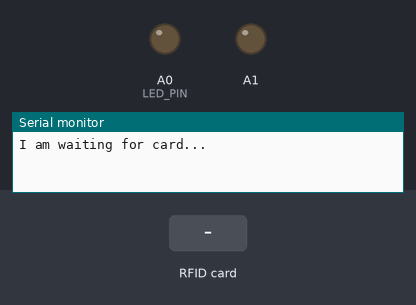
A sketch run on a simulated Arduino Uno, built with avr-gcc and run on an emulated ATmega328P. Parts: output pins drawn as LEDs (lit = HIGH), the last lines printed to the serial monitor. The inputs (shaded band) are chosen by the test bench. Pins used as bus, display or sensor lines are not drawn.

Above: at 1.2 s.
1.3 s: RFID card 20 CC 6F 85 held to the reader
At 3.2 s:
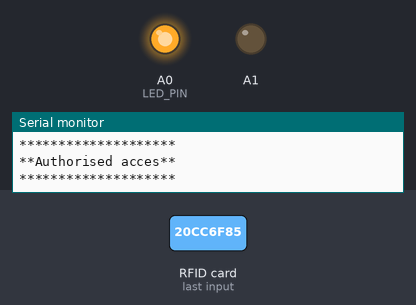
Timing chart, 0 to 8.8 s (numbered marks = the images above; inputs shaded):
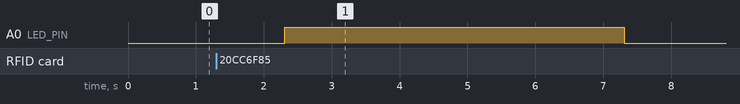

The sketch:

rfid_v1.ino
```cpp
#include <MFRC522.h>
#include <MFRC522Extended.h>

#include "SPI.h"
#include "MFRC522.h"

#define SS_PIN 10
#define RST_PIN 9
#define LED_PIN A0
#define LED_PIN A1

MFRC522 rfid(SS_PIN, RST_PIN);

MFRC522::MIFARE_Key key;

void setup() {
  // put your setup code here, to run once:
  Serial.begin(9600);
  SPI.begin();
  rfid.PCD_Init();
  pinMode(A0, OUTPUT);
  pinMode(A1, OUTPUT);
  Serial.println("I am waiting for card...");
}

void loop() {
  // put your main code here, to run repeatedly:
  if (!rfid.PICC_IsNewCardPresent() || !rfid.PICC_ReadCardSerial())
    return;

  // Serial.print(F("PICC type: "));
  MFRC522::PICC_Type piccType = rfid.PICC_GetType(rfid.uid.sak);
  // Serial.println(rfid.PICC_GetTypeName(piccType));

  // Check is the PICC of Classic MIFARE type
  if (piccType != MFRC522::PICC_TYPE_MIFARE_MINI &&
      piccType != MFRC522::PICC_TYPE_MIFARE_1K &&
      piccType != MFRC522::PICC_TYPE_MIFARE_4K) {
    Serial.println(F("Your tag is not of type MIFARE Classic."));
    return;
  }
  String strID = "";
  for (byte i = 0; i < 4; i++) {
    strID +=
      (rfid.uid.uidByte[i] < 0x10 ? "0" : "") +
      String(rfid.uid.uidByte[i], HEX) +
      (i != 3 ? ":" : "");
  }

  strID.toUpperCase();
  Serial.print("Tap card key: ");
  Serial.println(strID);
  delay(1000);

  if (strID.indexOf("20:CC:6F:85") >= 0) {  //put your own tap card key;
    Serial.println("********************");
    Serial.println("**Authorised acces**");
    Serial.println("********************");
    digitalWrite(A0, HIGH);
    delay (5000);
    digitalWrite(A0, LOW);
    return;
  }
  else {
    Serial.println("****************");
    Serial.println("**Acces denied**");
    Serial.println("****************");
    digitalWrite(A1, HIGH);
    delay (5000);
    digitalWrite(A1, LOW);
    return;
  }

}
```

Measured:
- after the input at 1.3 s, A0 (LED_PIN): LOW → HIGH after 1.0 s, → LOW 5.0 s later
